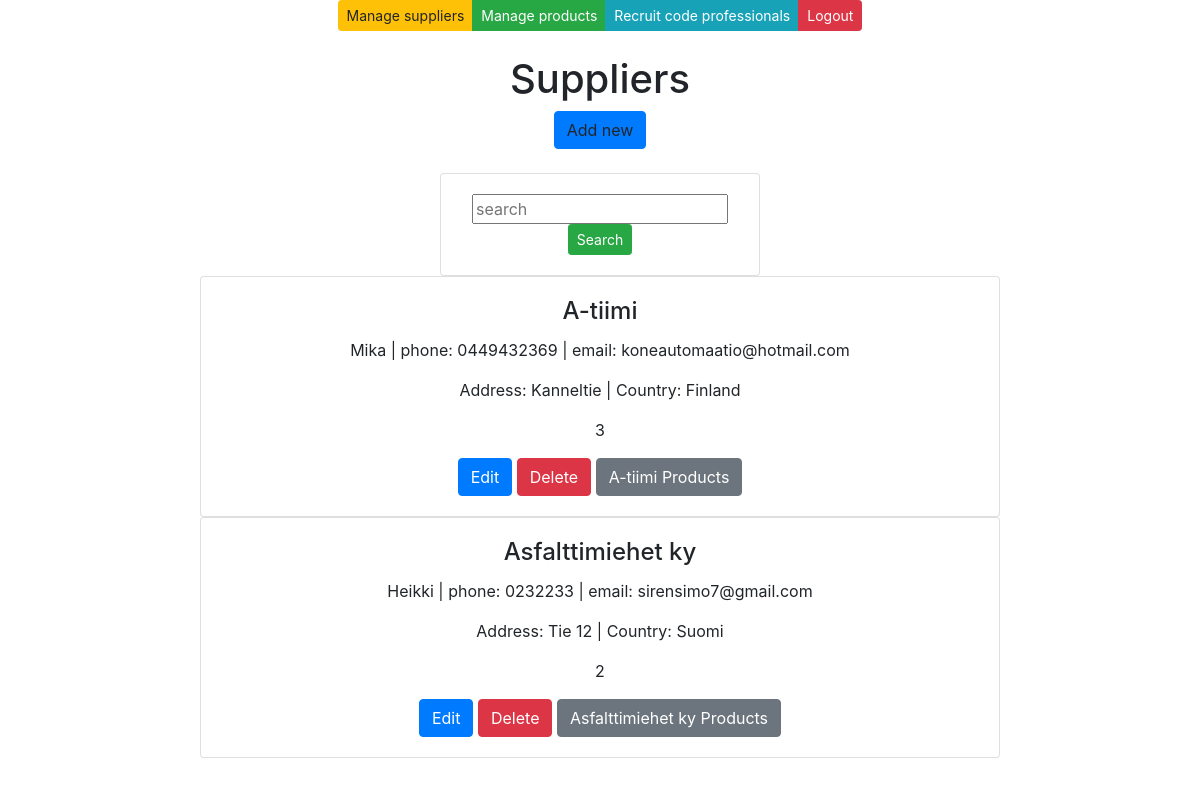
Page /suppliers/ (signed in) on the committed database.
### app/models.py (models this page shows)
class Supplier(models.Model):
    companyname = models.CharField(max_length = 50, default="firma")
    contactname = models.CharField(max_length = 50, default="firma")
    address = models.CharField(max_length = 100, default="firma")
    phone = models.CharField(max_length = 20, default="firma")
    email = models.CharField(max_length = 50, default="firma")
    country = models.CharField(max_length = 50, default="firma")
    class Meta:
        ordering = ['companyname']

### app/views.py (the view)
# urls.py: path('suppliers/', supplierlistview),
def supplierlistview(request):
    if not request.user.is_authenticated:
        return render(request, 'loginpage.html')
    else:
        supplierlist = Supplier.objects.all()
        context = {'suppliers': supplierlist}
        return render (request,"suppliers.html",context)

### app/templates/suppliers.html (shortened to what this page needs)
{% extends 'index.html' %}
{% block content %}
<br />
<br />
<h1>Suppliers</h1>
<a onclick="showaddform()" class="btn btn-primary">Add new</a>
<br />
<br />
<div class="card" style="width: 20rem;">
    <div class="card-body">
        <form method="post" action="/search-suppliers/">
            <input class="card-text" class="card-text" type="text" placeholder="search" name="search">
            <input type="submit" value="Search" class="btn btn-success btn-sm" name="">
        </form>
    </div>
</div>
{% for s in suppliers %}
<div class="card" style="width: 50rem;">
    <div class="card-body">
        <h4 class="card-title">{{s.companyname}}</h4>
        <p class="card-text">{{s.contactname}} | phone: {{s.phone}} | email: {{s.email}} </p>
        <p class="card-text">Address: {{s.address}} | Country: {{s.country}}</p>
        <p>{{s.id}}</p>
        <a href="/edit-supplier-get/{{s.id}}/" class="btn btn-primary">Edit</a>
        <a href="/delete-supplier/{{s.id}}/" class="btn btn-danger">Delete</a>
        <a href="/products-by-supplier/{{s.id}}/" class="btn btn-secondary">{{s.companyname}} Products</a>
    </div>
</div>
{% empty %}
<div class="card" style="width: 50rem;">
    <div class="card-body">
        <p class="card-text">No suppliers found in the database </p>
    </div>
</div>
{%endfor%}
{% endblock %}

### rows in the picture
Supplier: companyname "A-tiimi", contactname "Mika", phone "0449432369", email "koneautomaatio@hotmail.com", address "Kanneltie", country "Finland", id "3"
Supplier: companyname "Asfalttimiehet ky", contactname "Heikki", phone "0232233", email "sirensimo7@gmail.com", address "Tie 12", country "Suomi", id "2"
